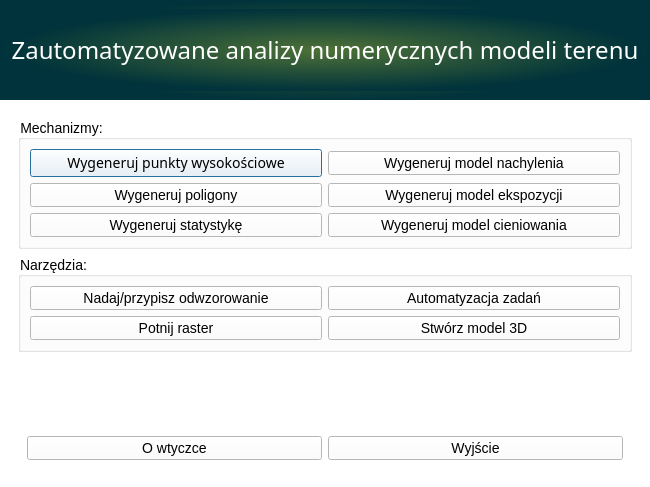
<?xml version="1.0" encoding="UTF-8"?>
<ui version="4.0">
 <class>mainui</class>
 <widget class="QDialog" name="mainui">
  <property name="enabled">
   <bool>true</bool>
  </property>
  <property name="geometry">
   <rect>
    <x>0</x>
    <y>0</y>
    <width>650</width>
    <height>487</height>
   </rect>
  </property>
  <property name="sizePolicy">
   <sizepolicy hsizetype="Expanding" vsizetype="Expanding">
    <horstretch>0</horstretch>
    <verstretch>0</verstretch>
   </sizepolicy>
  </property>
  <property name="minimumSize">
   <size>
    <width>650</width>
    <height>480</height>
   </size>
  </property>
  <property name="font">
   <font>
    <family>Segoe UI</family>
    <pointsize>10</pointsize>
    <weight>50</weight>
    <italic>false</italic>
    <bold>false</bold>
   </font>
  </property>
  <property name="windowTitle">
   <string>Zautomatyzowane analizy numerycznych modeli terenu</string>
  </property>
  <property name="windowIcon">
   <iconset>
    <normaloff>../images/icon.png</normaloff>../images/icon.png</iconset>
  </property>
  <property name="accessibleName">
   <string notr="true"/>
  </property>
  <property name="styleSheet">
   <string notr="true">QComboBox {
	color: rgb(0,0,0);
}
* {
	background-color: rgb(255, 255, 255);
    font: 10pt &quot;Segoe UI&quot;;
}

</string>
  </property>
  <property name="sizeGripEnabled">
   <bool>false</bool>
  </property>
  <property name="modal">
   <bool>false</bool>
  </property>
  <layout class="QGridLayout" name="gridLayout">
   <property name="sizeConstraint">
    <enum>QLayout::SetNoConstraint</enum>
   </property>
   <property name="leftMargin">
    <number>0</number>
   </property>
   <property name="topMargin">
    <number>0</number>
   </property>
   <property name="rightMargin">
    <number>0</number>
   </property>
   <property name="bottomMargin">
    <number>0</number>
   </property>
   <property name="spacing">
    <number>0</number>
   </property>
   <item row="0" column="0">
    <widget class="QFrame" name="frame">
     <property name="frameShape">
      <enum>QFrame::NoFrame</enum>
     </property>
     <property name="frameShadow">
      <enum>QFrame::Raised</enum>
     </property>
     <property name="lineWidth">
      <number>0</number>
     </property>
     <layout class="QVBoxLayout" name="verticalLayout">
      <property name="spacing">
       <number>0</number>
      </property>
      <property name="leftMargin">
       <number>0</number>
      </property>
      <property name="topMargin">
       <number>0</number>
      </property>
      <property name="rightMargin">
       <number>0</number>
      </property>
      <property name="bottomMargin">
       <number>0</number>
      </property>
      <item>
       <widget class="QWidget" name="widget" native="true">
        <property name="minimumSize">
         <size>
          <width>0</width>
          <height>100</height>
         </size>
        </property>
        <property name="maximumSize">
         <size>
          <width>16777215</width>
          <height>99999</height>
         </size>
        </property>
        <property name="autoFillBackground">
         <bool>false</bool>
        </property>
        <property name="styleSheet">
         <string notr="true">*{
background: qradialgradient(spread:pad, cx:0.5, cy:0.5, radius:0.5, fx:0.5, fy:0.5, stop:0 rgba(78, 113, 55, 255), stop:1 rgba(0, 51, 59, 255))
}</string>
        </property>
        <layout class="QHBoxLayout" name="horizontalLayout">
         <item>
          <widget class="QLabel" name="label">
           <property name="font">
            <font>
             <family>Samsung Sans</family>
             <pointsize>-1</pointsize>
             <weight>50</weight>
             <italic>false</italic>
             <bold>false</bold>
            </font>
           </property>
           <property name="styleSheet">
            <string notr="true">*{
font-family: &quot;Samsung Sans&quot;;
font-size: 24px;
color: #fff;
}</string>
           </property>
           <property name="text">
            <string>Zautomatyzowane analizy numerycznych modeli terenu</string>
           </property>
           <property name="alignment">
            <set>Qt::AlignCenter</set>
           </property>
          </widget>
         </item>
        </layout>
       </widget>
      </item>
      <item>
       <widget class="QFrame" name="frame_2">
        <property name="frameShape">
         <enum>QFrame::NoFrame</enum>
        </property>
        <property name="frameShadow">
         <enum>QFrame::Raised</enum>
        </property>
        <property name="lineWidth">
         <number>0</number>
        </property>
        <layout class="QVBoxLayout" name="verticalLayout_2">
         <item>
          <widget class="QFrame" name="frame">
           <property name="frameShape">
            <enum>QFrame::NoFrame</enum>
           </property>
           <layout class="QGridLayout" name="gridLayout_2">
            <item row="0" column="0">
             <widget class="QGroupBox" name="groupBox_3">
              <property name="styleSheet">
               <string notr="true">*{font-family: &quot;Samsung Sans&quot;;font-size: 14px;}
</string>
              </property>
              <property name="title">
               <string>Mechanizmy:</string>
              </property>
              <layout class="QGridLayout" name="gridLayout_3">
               <item row="1" column="0">
                <widget class="QPushButton" name="btn_gen_polygons">
                 <property name="styleSheet">
                  <string notr="true">*{font-family: &quot;Samsung Sans&quot;;font-size: 14px;}
</string>
                 </property>
                 <property name="text">
                  <string>Wygeneruj poligony</string>
                 </property>
                </widget>
               </item>
               <item row="2" column="0">
                <widget class="QPushButton" name="btn_gen_stat">
                 <property name="styleSheet">
                  <string notr="true">*{font-family: &quot;Samsung Sans&quot;;font-size: 14px;}
</string>
                 </property>
                 <property name="text">
                  <string>Wygeneruj statystykę</string>
                 </property>
                </widget>
               </item>
               <item row="0" column="0">
                <widget class="QPushButton" name="btn_gen_points">
                 <property name="font">
                  <font>
                   <family>Samsung Sans</family>
                   <pointsize>-1</pointsize>
                   <weight>50</weight>
                   <italic>false</italic>
                   <bold>false</bold>
                  </font>
                 </property>
                 <property name="styleSheet">
                  <string notr="true">*{font-family: &quot;Samsung Sans&quot;;font-size: 14px;}
</string>
                 </property>
                 <property name="text">
                  <string>Wygeneruj punkty wysokościowe</string>
                 </property>
                 <property name="default">
                  <bool>true</bool>
                 </property>
                </widget>
               </item>
               <item row="0" column="1">
                <widget class="QPushButton" name="btn_gen_slope">
                 <property name="styleSheet">
                  <string notr="true">*{font-family: &quot;Samsung Sans&quot;;font-size: 14px;}
</string>
                 </property>
                 <property name="text">
                  <string>Wygeneruj model nachylenia</string>
                 </property>
                </widget>
               </item>
               <item row="1" column="1">
                <widget class="QPushButton" name="btn_gen_aspect">
                 <property name="styleSheet">
                  <string notr="true">*{font-family: &quot;Samsung Sans&quot;;font-size: 14px;}
</string>
                 </property>
                 <property name="text">
                  <string>Wygeneruj model ekspozycji</string>
                 </property>
                </widget>
               </item>
               <item row="2" column="1">
                <widget class="QPushButton" name="btn_gen_hillshade">
                 <property name="styleSheet">
                  <string notr="true">*{font-family: &quot;Samsung Sans&quot;;font-size: 14px;}
</string>
                 </property>
                 <property name="text">
                  <string>Wygeneruj model cieniowania</string>
                 </property>
                </widget>
               </item>
              </layout>
             </widget>
            </item>
            <item row="3" column="0">
             <widget class="QFrame" name="frame_3">
              <property name="frameShape">
               <enum>QFrame::NoFrame</enum>
              </property>
              <property name="frameShadow">
               <enum>QFrame::Raised</enum>
              </property>
              <layout class="QHBoxLayout" name="horizontalLayout_2">
               <item>
                <widget class="QPushButton" name="btn_about">
                 <property name="styleSheet">
                  <string notr="true">*{font-family: &quot;Samsung Sans&quot;;font-size: 14px;}
</string>
                 </property>
                 <property name="text">
                  <string>O wtyczce</string>
                 </property>
                </widget>
               </item>
               <item>
                <widget class="QPushButton" name="btn_exit">
                 <property name="styleSheet">
                  <string notr="true">*{font-family: &quot;Samsung Sans&quot;;font-size: 14px;}
</string>
                 </property>
                 <property name="text">
                  <string>Wyjście</string>
                 </property>
                </widget>
               </item>
              </layout>
             </widget>
            </item>
            <item row="1" column="0">
             <widget class="QGroupBox" name="groupBox">
              <property name="styleSheet">
               <string notr="true">*{font-family: &quot;Samsung Sans&quot;;font-size: 14px;}
</string>
              </property>
              <property name="title">
               <string>Narzędzia:</string>
              </property>
              <layout class="QGridLayout" name="gridLayout_4">
               <item row="0" column="0">
                <widget class="QPushButton" name="btn_set_projection">
                 <property name="styleSheet">
                  <string notr="true">*{font-family: &quot;Samsung Sans&quot;;font-size: 14px;}
</string>
                 </property>
                 <property name="text">
                  <string>Nadaj/przypisz odwzorowanie</string>
                 </property>
                </widget>
               </item>
               <item row="0" column="1">
                <widget class="QPushButton" name="btn_automatic">
                 <property name="styleSheet">
                  <string notr="true">*{font-family: &quot;Samsung Sans&quot;;font-size: 14px;}
</string>
                 </property>
                 <property name="text">
                  <string>Automatyzacja zadań</string>
                 </property>
                </widget>
               </item>
               <item row="1" column="0">
                <widget class="QPushButton" name="btn_split_raster">
                 <property name="styleSheet">
                  <string notr="true">*{font-family: &quot;Samsung Sans&quot;;font-size: 14px;}
</string>
                 </property>
                 <property name="text">
                  <string>Potnij raster</string>
                 </property>
                </widget>
               </item>
               <item row="1" column="1">
                <widget class="QPushButton" name="btn_gen_model3d">
                 <property name="styleSheet">
                  <string notr="true">*{font-family: &quot;Samsung Sans&quot;;font-size: 14px;}
</string>
                 </property>
                 <property name="text">
                  <string>Stwórz model 3D</string>
                 </property>
                </widget>
               </item>
              </layout>
             </widget>
            </item>
            <item row="2" column="0">
             <spacer name="verticalSpacer_2">
              <property name="orientation">
               <enum>Qt::Vertical</enum>
              </property>
              <property name="sizeHint" stdset="0">
               <size>
                <width>20</width>
                <height>40</height>
               </size>
              </property>
             </spacer>
            </item>
           </layout>
          </widget>
         </item>
        </layout>
       </widget>
      </item>
     </layout>
    </widget>
   </item>
  </layout>
 </widget>
 <tabstops>
  <tabstop>btn_gen_points</tabstop>
  <tabstop>btn_gen_slope</tabstop>
  <tabstop>btn_gen_polygons</tabstop>
  <tabstop>btn_set_projection</tabstop>
  <tabstop>btn_about</tabstop>
  <tabstop>btn_exit</tabstop>
 </tabstops>
 <resources/>
 <connections>
  <connection>
   <sender>btn_exit</sender>
   <signal>clicked()</signal>
   <receiver>mainui</receiver>
   <slot>reject()</slot>
   <hints>
    <hint type="sourcelabel">
     <x>475</x>
     <y>447</y>
    </hint>
    <hint type="destinationlabel">
     <x>324</x>
     <y>243</y>
    </hint>
   </hints>
  </connection>
 </connections>
</ui>
